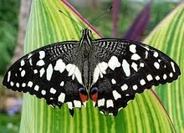
#> input picture hw1/Q3/1.jpg, 184 x 133 px, shrunk from 264 x 191 before the run, given in place of 1.bmp, which was not available
$ jupyter execute --allow-errors Stitch.ipynb   (Python 2 division)
#> lines starting #> are read from the running program, lines starting #| are printed output that depends on the picture; pictures that were not available may be replaced by others from this repository, and a replacement may not be noted
[cell 1]
import numpy as np
import cv2
from matplotlib import pyplot as plt

MIN_MATCH_COUNT = 10

img1 = cv2.imread('1.bmp',0)
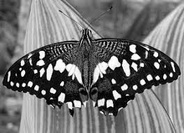
#> img1: shape (133, 184); min 0, max 255, mean 114.5
img2 = cv2.imread('2.bmp',0)
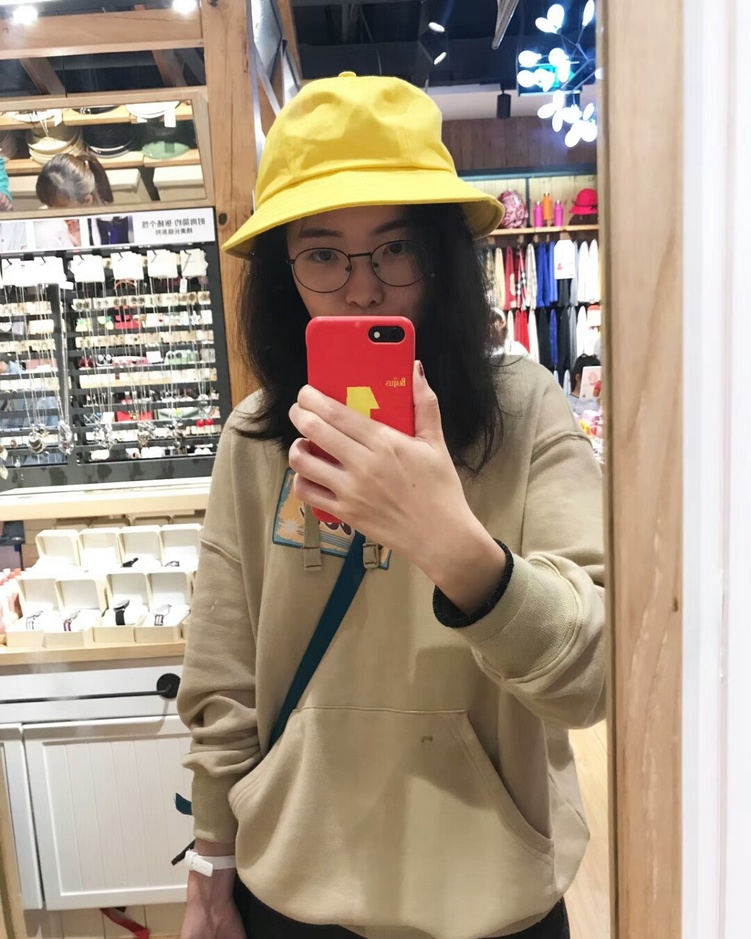
#> input picture hw1/Q3/test.jpg, 751 x 939 px, shrunk from 1080 x 1350 before the run, given in place of 2.bmp, which was not available
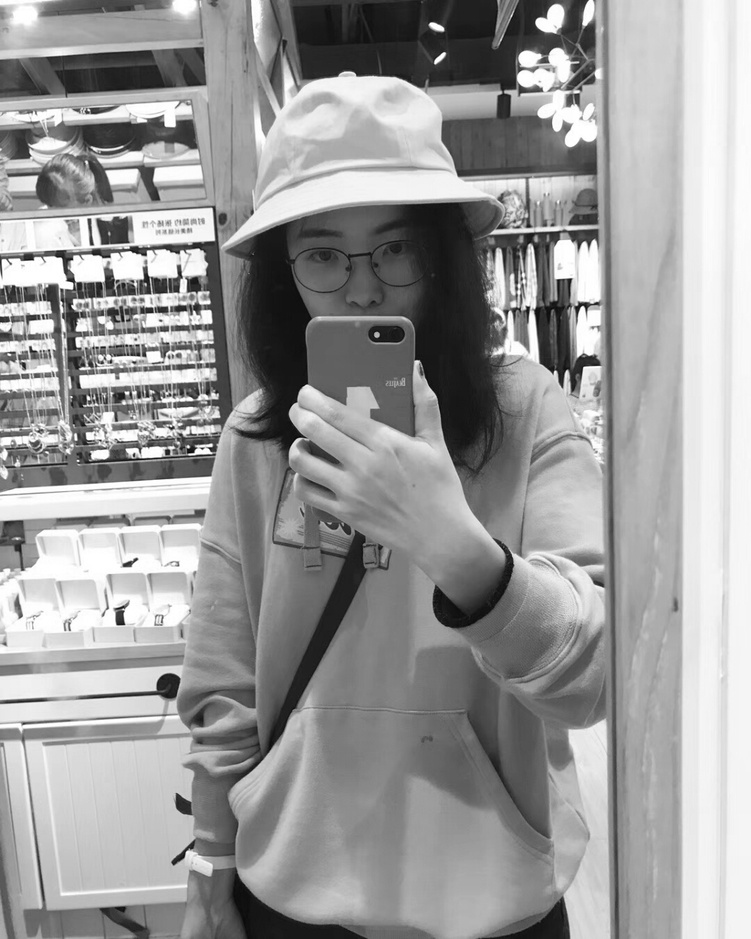
#> img2: shape (939, 751); min 1, max 255, mean 153.7

# Initiate SIFT detector
sift = cv2.xfeatures2d.SIFT_create()

# find the keypoints and descriptors with SIFT
kp1, des1 = sift.detectAndCompute(img1,None)
#> kp1 = 419 keypoints; strongest (x, y, size): (24, 85, 2.3), (35, 71, 2.3), (157, 78, 2.7), (142, 82, 3.4)
kp2, des2 = sift.detectAndCompute(img2,None)
#> kp2 = 2957 keypoints; strongest (x, y, size): (552, 21, 16.2), (188, 447, 2.1), (120, 621, 6.6), (28, 257, 6.8)

FLANN_INDEX_KDTREE = 1
index_params = dict(algorithm = FLANN_INDEX_KDTREE, trees = 5)
search_params = dict(checks = 50)

flann = cv2.FlannBasedMatcher(index_params, search_params)

matches = flann.knnMatch(des1,des2,k=2)
#> matches = 419 matches

# store all the good matches as per Lowe's ratio test.
good = []
for m,n in matches:
    if m.distance < 0.7*n.distance:
        good.append(m)
#> after the loop, good = []

[cell 2]
if len(good)>MIN_MATCH_COUNT:
    src_pts = np.float32([ kp1[m.queryIdx].pt for m in good ]).reshape(-1,1,2)
    dst_pts = np.float32([ kp2[m.trainIdx].pt for m in good ]).reshape(-1,1,2)

    M, mask = cv2.findHomography(src_pts, dst_pts, cv2.RANSAC,5.0)

    matchesMask = mask.ravel().tolist()

    h,w = img1.shape
    pts = np.float32([ [0,0],[0,h-1],[w-1,h-1],[w-1,0] ]).reshape(-1,1,2)
    dst = cv2.perspectiveTransform(pts,M)

    #img2 = cv2.polylines(img2,[np.int32(dst)],True,255,3, cv2.LINE_AA)

else:
    print( "Not enough matches are found - {}/{}".format(len(good), MIN_MATCH_COUNT) )
#| Not enough matches are found - 0/10
    matchesMask = None

#> (the rest of this cell did not finish here and is left out)

[cell 3]
draw_params = dict(matchColor = (0,255,0), # draw matches in green color
                   singlePointColor = None,
                   matchesMask = matchesMask, # draw only inliers
                   flags = 2)

img3 = cv2.drawMatches(img1,kp1,img2,kp2,good,None,**draw_params)
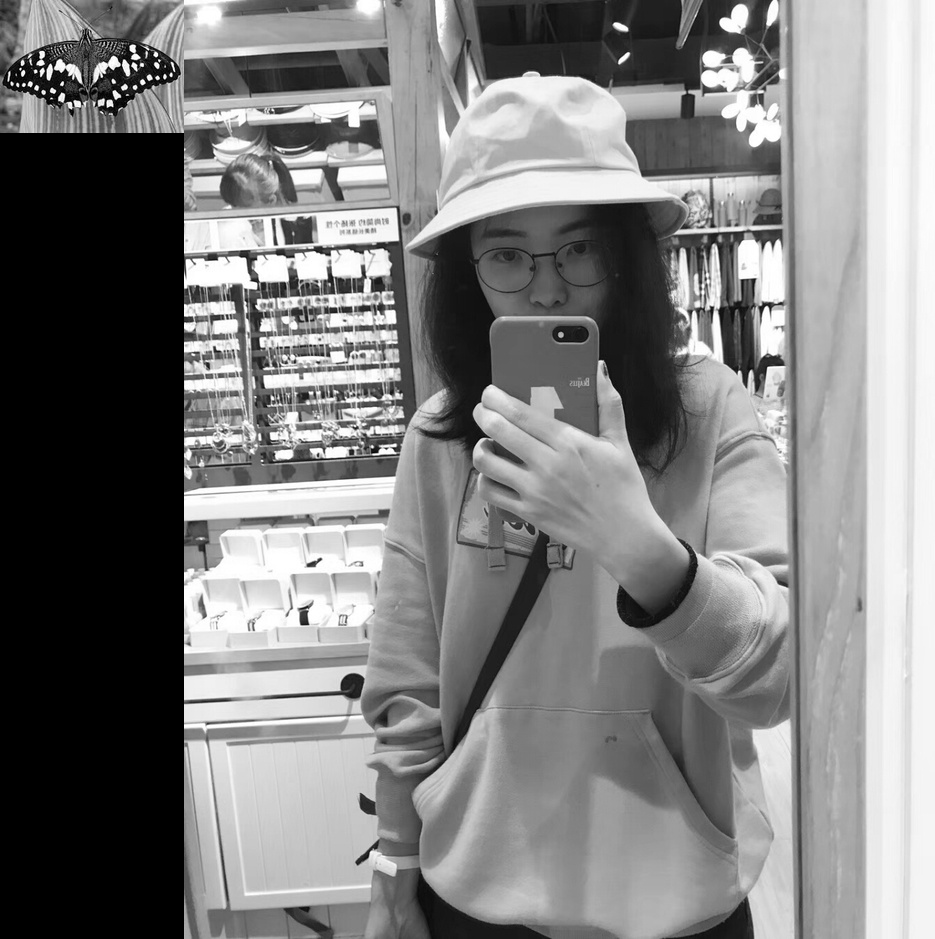
#> img3: shape (939, 935, 3); min 0, max 255, mean 126.7

plt.imshow(img3, 'gray'),plt.show()

[cell 4]
def warpTwoImages(img1, img2, H):
    '''warp img2 to img1 with homograph H'''
    h1,w1 = img1.shape[:2]
    h2,w2 = img2.shape[:2]
    pts1 = np.float32([[0,0],[0,h1],[w1,h1],[w1,0]]).reshape(-1,1,2)
    pts2 = np.float32([[0,0],[0,h2],[w2,h2],[w2,0]]).reshape(-1,1,2)
    pts2_ = cv2.perspectiveTransform(pts2, H)
    pts = np.concatenate((pts1, pts2_), axis=0)
    [xmin, ymin] = np.int32(pts.min(axis=0).ravel() - 0.5)
    [xmax, ymax] = np.int32(pts.max(axis=0).ravel() + 0.5)
    t = [-xmin,-ymin]
    Ht = np.array([[1,0,t[0]],[0,1,t[1]],[0,0,1]]) # translate

    result = cv2.warpPerspective(img2, Ht.dot(H), (xmax-xmin, ymax-ymin))
    result[t[1]:h1+t[1],t[0]:w1+t[0]] = img1
    return result

dst_pts = np.float32([kp1[m.queryIdx].pt for m in good]).reshape(-1,1,2)
#> dst_pts = empty array
src_pts = np.float32([kp2[m.trainIdx].pt for m in good]).reshape(-1,1,2)
#> src_pts = empty array
#> (the rest of this cell did not finish here and is left out)
